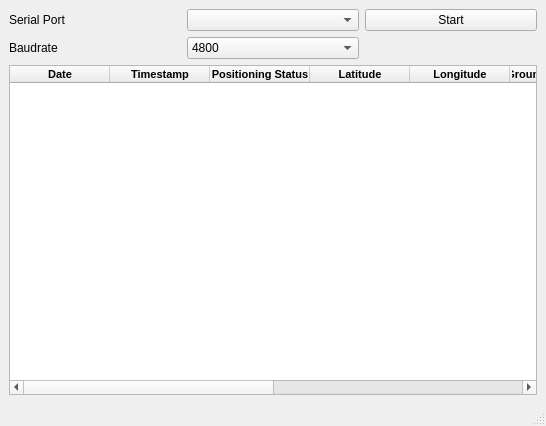
<?xml version="1.0" encoding="UTF-8"?>
<ui version="4.0">
 <class>GPSAnalyzer</class>
 <widget class="QMainWindow" name="GPSAnalyzer">
  <property name="geometry">
   <rect>
    <x>0</x>
    <y>0</y>
    <width>546</width>
    <height>426</height>
   </rect>
  </property>
  <property name="windowTitle">
   <string>GPSAnalyzer</string>
  </property>
  <widget class="QWidget" name="centralwidget">
   <layout class="QGridLayout" name="gridLayout">
    <item row="0" column="0">
     <widget class="QLabel" name="label">
      <property name="text">
       <string>Serial Port</string>
      </property>
     </widget>
    </item>
    <item row="1" column="0">
     <widget class="QLabel" name="label_2">
      <property name="text">
       <string>Baudrate</string>
      </property>
     </widget>
    </item>
    <item row="2" column="0" colspan="3">
     <widget class="QTableWidget" name="tableWidget">
      <property name="autoScroll">
       <bool>true</bool>
      </property>
      <column>
       <property name="text">
        <string>Date</string>
       </property>
       <property name="font">
        <font>
         <pointsize>8</pointsize>
         <bold>true</bold>
        </font>
       </property>
      </column>
      <column>
       <property name="text">
        <string>Timestamp</string>
       </property>
       <property name="font">
        <font>
         <pointsize>8</pointsize>
         <bold>true</bold>
        </font>
       </property>
      </column>
      <column>
       <property name="text">
        <string>Positioning Status</string>
       </property>
       <property name="font">
        <font>
         <pointsize>8</pointsize>
         <bold>true</bold>
        </font>
       </property>
      </column>
      <column>
       <property name="text">
        <string>Latitude</string>
       </property>
       <property name="font">
        <font>
         <pointsize>8</pointsize>
         <bold>true</bold>
        </font>
       </property>
      </column>
      <column>
       <property name="text">
        <string>Longitude</string>
       </property>
       <property name="font">
        <font>
         <pointsize>8</pointsize>
         <bold>true</bold>
        </font>
       </property>
      </column>
      <column>
       <property name="text">
        <string>Ground Speed (Kph)</string>
       </property>
       <property name="font">
        <font>
         <pointsize>8</pointsize>
         <bold>true</bold>
        </font>
       </property>
      </column>
      <column>
       <property name="text">
        <string>Ground Heading</string>
       </property>
       <property name="font">
        <font>
         <pointsize>8</pointsize>
         <bold>true</bold>
        </font>
       </property>
      </column>
      <column>
       <property name="text">
        <string>Magnetic Declination</string>
       </property>
       <property name="font">
        <font>
         <pointsize>8</pointsize>
         <bold>true</bold>
        </font>
       </property>
      </column>
      <column>
       <property name="text">
        <string>Magnetic declination direction</string>
       </property>
       <property name="font">
        <font>
         <pointsize>8</pointsize>
         <bold>true</bold>
        </font>
       </property>
      </column>
      <column>
       <property name="text">
        <string>Mode Indication</string>
       </property>
       <property name="font">
        <font>
         <pointsize>8</pointsize>
         <bold>true</bold>
        </font>
       </property>
      </column>
     </widget>
    </item>
    <item row="0" column="2">
     <widget class="QPushButton" name="pushButton">
      <property name="text">
       <string>Start</string>
      </property>
     </widget>
    </item>
    <item row="0" column="1">
     <widget class="QComboBox" name="comboBox"/>
    </item>
    <item row="1" column="1">
     <widget class="QComboBox" name="comboBox_2">
      <item>
       <property name="text">
        <string>4800</string>
       </property>
      </item>
      <item>
       <property name="text">
        <string>9600</string>
       </property>
      </item>
     </widget>
    </item>
   </layout>
  </widget>
  <widget class="QStatusBar" name="statusbar"/>
 </widget>
 <resources/>
 <connections/>
</ui>
